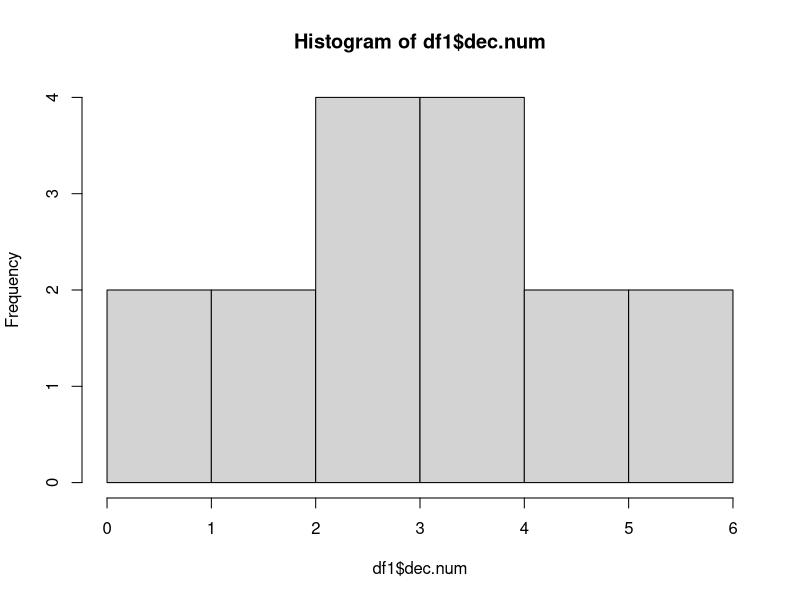
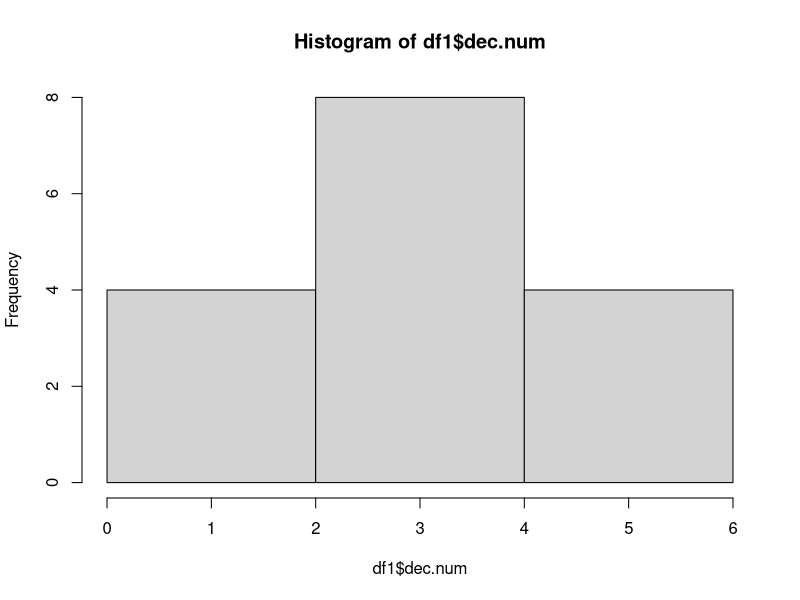
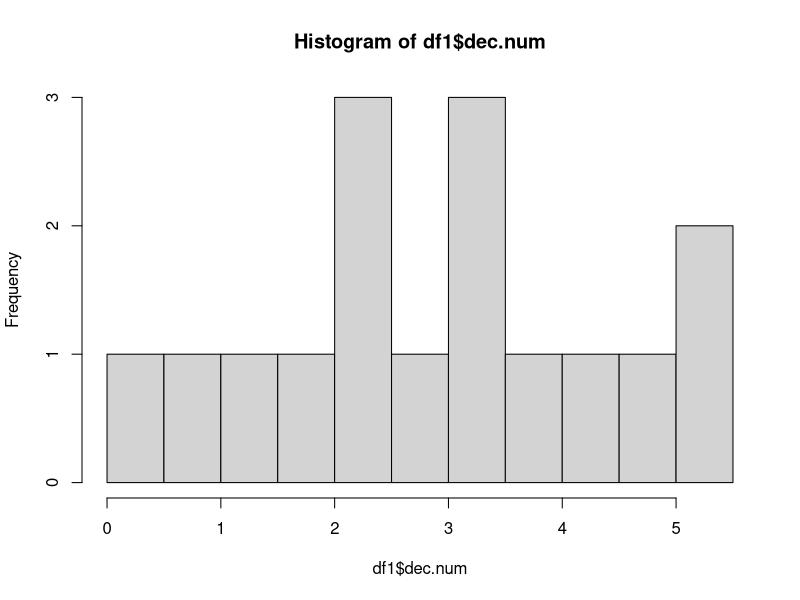

Here is the R script that generated these plots, in order: (Note: this script raises an error after producing the figures.)
# Let's start by creating a data frame to match the structure from your homework assignment last week: ####
#The 5 vectors:
unique.char <- c('a','b','c','d','e','f','g','h','i','j','k','l','m','n','o')
group.char <- c('x','x','x','x','y','y','y','z','z','z','z','z','z','z','z')
uniqu.num <- c(0,1,1,2,3,5,8,13,21,34,55,89,144,233,377)
rep.num <- c(1,2,3,1,2,3,1,2,3,5,2,3,4,0,5)
dec.num <- c(1,2.1,3.1,1.2,2.3,3.5,1.8,2.13,3.21,5.34,2.55,3.89,4.144,0.233,5.377)

# Combine vectors into a data frame:
df <- as.data.frame(cbind(unique.char,group.char,uniqu.num,rep.num,dec.num))
#Make sure the numeric columns stay numeric:
df$uniqu.num <- as.numeric(as.character(df$uniqu.num))
df$rep.num <- as.numeric(as.character(df$rep.num))
df$dec.num <- as.numeric(as.character(df$dec.num))

# Create a row to add to the data frame:
add.row <- data.frame("p","z",610,4,4.610)

# Match the names of the columns:
colnames(add.row) <- colnames(df)    

# Bind rows:
df1 <- rbind(df, add.row)

# Now to move the row names and delete the column. 
row.names(df1) <- df1$unique.char
df1 <- df1[,-1]
df1


# With our formatted data frame we will now start to visualize the data.

# Histograms ####
# We will start with histograms to get a snapshot of the distributions of our data. 
# As the semester progresses, visualizing and understanding distributions will become more and more important.
# Histograms visualize the frequency that values fall within specific ranges for a single vector.
# So, for a histogram with default settings we simply specify a vector within the hist() function:
hist(df1$dec.num)
  # Note the $ symbol above to specify a single column (vector) within our data frame.
  # This looks like a nice bell curve (or normal distribution) of values.

# To take a closer look let's change the number of 'breaks' or bars created by the plot:
hist(df1$dec.num, breaks = 3)
  # Decreasing the breaks to 3 kept the same pattern, so let's try increasing them to 8:
hist(df1$dec.num, breaks = 8)
  # This pattern does not look as 'clean' anymore. We will get into the why and how of choosing breaks later.
    # For now, keep in mind the parameters you specify can change the story to someone viewing your plots.
      # With great power...you know the rest.



# Boxplots ####
# What if you want to look at distributions for multiple columns at once to compare?
  # This is where box plots can be very useful for comparing value ranges with the simple boxplot() function.
boxplot(df1)
  #...and it gives us an error. This because factors are 'read' by boxplot() so it is attempting to make 'x', 'y', and 'z' numeric.
    # R used to attempt to "coerce" these values to numeric, but this default has been changed in the most recent version of R.

#So let's remove the character column. Remember how to use brackets:
boxplot(df1[,2:4])
  # Well this tells us how much larger the 'uniqu.num' box is than the others. However, it mushes the other two columns so that we can't see any differences between them.

# Let's just look at the last two (lower value) columns now. 
boxplot(df1[,3:4])
  # Now it is much easier to visually compare the data from these two columns. 
    # RStudio auto-fits the plotting window to minimum and maximum values of the data being plotted.
  # Within each 'box' the bottom line outside the box represents the minimum value and the top line represents the maximum value of the interquartile range.
    # The actual box represents the first and third quartile values and the dark line represents the median.

# Since the unique.num column contains much larger values let's look at it separately in it's own boxplot.
boxplot(df1$uniqu.num)
    # The circles in this box plot represent outliers. These are values outside 1.5 times the interquartile range.
      # Also notice this box plot looks "squished" toward the lower values. Let's see how it looks as a histogram.
hist(df1$uniqu.num)
    # This gives you the same information in a different visual - most values are small with a long 'tail' of large numbers.
      # We will get into distributions in a couple weeks and why this matters later.

# Bar plots ####
# Bar plots are similar to box plots in that they can be used to compare columns or vectors.
  # The key difference is that bar plots compare summary statistics (such as mean and standard deviation) rather than the distribution of all values.
  # This can be useful when several vectors and/or values grouped by factors are involved, in order to simplify the visual.
  # We will continue working with our data frame, but group values by the 'x', 'y', and 'z' factor levels of the group.char column.
# Because we are grouping one column by the factors in another column we'll use the aggregate() function.
# First, take a look at the help documentation for aggregate() this is a powerful function we will use for other purposes later in the semester:
?aggregate
# Now let's generate means for each group based on the factor value for the $rep.num column. 
  # We will also specify the function to be applied is generating mean() values with the "FUN" argument:
df.mean <- aggregate(df1$rep.num ~df1$group.char, FUN = "mean")
df.mean
# Having $ symbols inside of column names can get messy fast, so we will rename these before continuing:
colnames(df.mean) <- c("Factor","Mean")
df.mean

#Now we can plot the mean values by factor:
barplot(df.mean$Mean)

# We are missing an x-axis. This can be specified with the "names.arg" argument within the barplot() function:
barplot(df.mean$Mean, names.arg = df.mean$Factor)
# These mean values appear to follow a gradient increasing as we sing the end of our "A,B,C's". 
  # It would be useful to know how variable the values behind these means are. So let's add error bars to the plot.
  # First we need to use the 'FUN' argument to call the standard deviation, or sd(), function:
df.sd <- aggregate(df1$rep.num ~df1$group.char, FUN = "sd")
# And add column names:
colnames(df.sd) <- c("Factor","StanDev")
df.sd

# Certain plotting functions in R can be layered on top of one another as long as an object from the plot() function has been created first.
  # So to add error bars to our existing plot we will use the arrows() function.
  # First we need to create a plot object in R:
b.plot <- barplot(df.mean$Mean, names.arg = df.mean$Factor)
  
  # Next add the error bars
  # Notice we have specified 'b.plot' as the object to draw arrows on. 
  # We are specifying a minimum and maximum value for the bars by either adding or subtraction the standard deviation from the mean.
  # To create the flat top and bottom of the error bars we use the argument "angle = 90" to specify they are perpendicular to the y-axis. 
  # The "code = 3" argument is used to draw arrows on both ends (not just above or below the mean): 

arrows(b.plot, df.mean$Mean-df.sd$StanDev,
       b.plot, df.mean$Mean+df.sd$StanDev,angle=90,code=3)

# Great! We have a plot with error bars...with one small problem. What happened to the top 'z' error bar?
  # Remember that arrows are drawn on top of the plot, not as part of it. So they are only drawn where they 'fit' the plotting screen.
# To make the original plot larger to accommodate the error bars we need to expand the range of the y-axis with the 'ylim' argument.
# Notice the ylim must be a range - it's not just a maximum or minimum value:
b.plot <- barplot(df.mean$Mean, names.arg = df.mean$Factor, ylim = c(0,5))

# Then redraw the error bars:
arrows(b.plot, df.mean$Mean-df.sd$StanDev,
       b.plot, df.mean$Mean+df.sd$StanDev,angle=90,code=3)

# The values looked different when we first drew this bar graph. Now it seems that might not be the case based on the standard deviation in values.
  # We will get to the statistics to test this in a few weeks.

# There might be times when you will want to display your barplot sideways (e.g. in order to rank means by largest to smallest) for a different visual.
# This can be done through the addition of one very simply argument to the plot - "horiz = TRUE":
barplot(df.mean$Mean, names.arg = df.mean$Factor, ylim = c(0,5), horiz = TRUE)

# Scatter plots ####
# One of the most common plots in ecology is a scatter plot. These are used to visualize the relationship between two (or more) vectors.
# Typically, the x-axis is used to plot the explanatory variable and the y-axis is used to plot the response variable.
  # For example, a plot of number of buds on a tree relative to temperature would have the buds on the y and temperature on the x.
        #(The temperature can alter the number of buds, but the number of buds cannot change the temperature)
 # To help illustrate this, we will use the 'is approximated by' symbol of '~' in the format y-axis ~ x-axis: 
# In our example data frame, I made up the $dec.num vector by concatenating $rep.num and $uniqu.num. 
  # So it is reasonable to say $dec.num is explained by $rep.num:

plot(df1$dec.num ~ df1$rep.num)

#There appears to be a clear relationship here, as we would expect. Let's see if $dec.num is also explained by $uniqu.num

plot(df1$dec.num ~ df1$uniqu.num)

# There might be a logistic relationship here, but it's not as clear visually. 
  # Again, we will test the significance of these relationships in a few weeks. For now notice the wildly different scales of the x- and y-axis.
  # Scatter plots are great for visualizing relationships between vectors that can be different orders of magnitude in scale.


# Cleaning up your plots #### 

# Let's add x and y labels to the plot axes. We'll keep using the most recent scatter plot for these.
  # These are created with the arguments "xlab" and "ylab":

plot(df1$dec.num ~ df1$uniqu.num, xlab = "Explanatory", ylab = "Response")
  # Our column names have now been replaced by something coherent to the outside world for axis labels.

# It is not always needed, but in this case let's add a title too with the "main" argument:
plot(df1$dec.num ~ df1$uniqu.num, xlab = "Explanatory", ylab = "Response", main = "My Favorite Scatter Plot")
  # When you want to save and export plots for later, adding a title can be useful for keeping them straight. We can always crop it off later.

  # What if we want the font sizes to be smaller or larger? That can be changed with variations on the "cex" argument. 
    # This is one of the unintuitive arguments in R with no reasonable way to remember it.
  # cex.axis will change the size of the numbers
  # cex.lab will change the size of the text in xlab and ylab
  # cex.main will change the size of the main title.
  # All cex values are specified based on a proportion of the default. So if you want the text twice as large then cex = 2.
  # Let's start with something modest - I want the numbers to be 80% of the default size:
plot(df1$dec.num ~ df1$uniqu.num, xlab = "Explanatory", ylab = "Response", main = "My Favorite Scatter Plot", cex.axis=0.8)

# I'm also going to just crop the title off later, so it can be much smaller:
plot(df1$dec.num ~ df1$uniqu.num, xlab = "Explanatory", ylab = "Response", main = "My Favorite Scatter Plot", cex.axis=0.8, cex.main = 0.5)

# And I want the axis labels to be just 25% larger:
plot(df1$dec.num ~ df1$uniqu.num, xlab = "Explanatory", ylab = "Response", main = "My Favorite Scatter Plot", cex.axis=0.8, cex.main = 0.5, cex.lab = 1.25)

#I've decided my plot will be on a poster where the points need to be visible from far away. 
    # Open circles won't do, so let's use the 'pch' argument to fill them in:
plot(df1$dec.num ~ df1$uniqu.num, xlab = "Explanatory", ylab = "Response", main = "My Favorite Scatter Plot", 
     cex.axis=0.8, cex.main = 0.5, cex.lab = 1.25, pch=19)
    #pch is another argument with no logical origin. To determine which mystery number corresponds to the shape you want use the help file:
?pch
    #A list of symbols and the number code is ~1/3 down the page.

#After looking at the symbol options I think I'm going to use a filled triangle instead:
plot(df1$dec.num ~ df1$uniqu.num, xlab = "Explanatory", ylab = "Response", main = "My Favorite Scatter Plot", 
     cex.axis=0.8, cex.main = 0.5, cex.lab = 1.25, pch=17)

# I'm also going to change the color. I'm going to pretend the data represent dandilions so the color "goldenrod" seems appropriate:
plot(df1$dec.num ~ df1$uniqu.num, xlab = "Explanatory", ylab = "Response", main = "My Favorite Scatter Plot", 
     cex.axis=0.8, cex.main = 0.5, cex.lab = 1.25, pch=17, col = "goldenrod")

# Nevermind! That clearly is not a color that will be obvious from across the room.
  #It might be boring, but at least a dark shade of grey will be visible:
plot(df1$dec.num ~ df1$uniqu.num, xlab = "Explanatory", ylab = "Response", main = "My Favorite Scatter Plot", 
     cex.axis=0.8, cex.main = 0.5, cex.lab = 1.25, pch=17, col = "grey40")
    # A table of R colors and their names is in the Canvas folder for this week.

    # You can also find the names of all 657 generic colors by using the colors() function:
colors()
    # OR by using the demo() function view all of the colors. 
      # To move through the color plots you must move the active cursor to the console window below and hit "enter":
demo("colors")
    # You can go back and forth between these plots with the arrows in the top left corner of the plotting pane.

# It would probably help to make the points a little bigger. For this we go back to 'cex' and use the "global" version.
  # Since we have already specified the size of all fonts, this will only effect the points in the plot:
plot(df1$dec.num ~ df1$uniqu.num, xlab = "Explanatory", ylab = "Response", main = "My Favorite Scatter Plot", 
     cex.axis=0.8, cex.main = 0.5, cex.lab = 1.25, pch=17, col = "grey40", cex = 1.5)

# With our points, font size, labels, and colors all set, let's change the font family to something a little more professional.
# This is done outside of the plot() function by setting the parameters of our working environment with the parameter "par()" function.
# The par() function can do many things for us. Right now we will just focus on changing the font family. For more on par() check out the help file:
?par
# Because the par() function changes settings of our R 'environment' we need to re-create the plot once the default settings are changed:
# First change the font:
par(family = "mono")
#Then replot
plot(df1$dec.num ~ df1$uniqu.num, xlab = "Explanatory", ylab = "Response", main = "My Favorite Scatter Plot", 
     cex.axis=0.8, cex.main = 0.5, cex.lab = 1.25, pch=17, col = "grey40", cex = 1.5)

# OK, this suddenly looks a little too much like it was created on that typewriter you found in your grandparent's basement.
# Try the "serif" family. Always a safe bet in my book:
par(family = "serif")
#Then replot
plot(df1$dec.num ~ df1$uniqu.num, xlab = "Explanatory", ylab = "Response", main = "My Favorite Scatter Plot", 
     cex.axis=0.8, cex.main = 0.5, cex.lab = 1.25, pch=17, col = "grey40", cex = 1.5)
# Much better!

# Exporting Plots ####
# I don't know about you, but I am proud of our little plot. So proud that I want to keep a copy after we close RStudio.
# In order to export plots you can simply click the "export" icon in the bottom-right pane (next to zoom) and follow the prompt.
  # But sometimes we want a slightly different format or higher resolution than the 'export' button can give us.
  # For those special cases we will use one of the functions like jpeg(), svg(), png(), or pdf().
# For this example, we are going to create a pdf of our plot
# Remember from last week that first we need to specify our working directory:
setwd("C:/GitHub/wilsonmj") #Don't forget to change this to YOUR working directory!

# Then specify the file names and size in inches.
  # Don't forget the ".pdf" in the file name - R gets confused easily:
pdf( file = "MyFavoritePlot.pdf", width = 6, height = 6)

# Notice the pdf() function doesn't actually create the plot? It just creates the space where we will put it. So next replot:
par(family = "serif")
plot(df1$dec.num ~ df1$uniqu.num, xlab = "Explanatory", ylab = "Response", main = "My Favorite Scatter Plot", 
     cex.axis=0.8, cex.main = 0.5, cex.lab = 1.25, pch=17, col = "grey40", cex = 1.5)

# Then we will use the dev.off() function to tell R we are done adding things to the plot and it can write the file:

dev.off()

# Open the folder location, and your plot should be waiting!
# Next we will use the data frame you created last week for some more plotting practice.